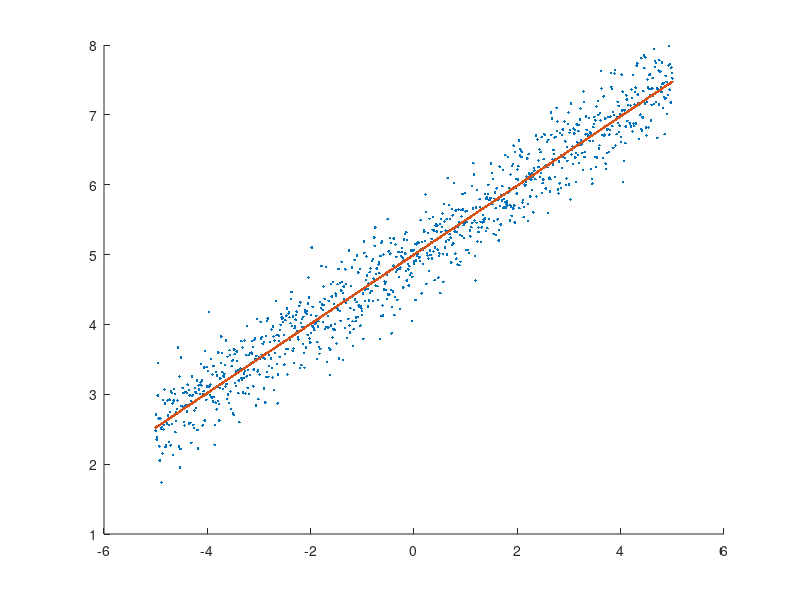

MATLAB code for this plot: (Note: this script raises an error after producing the figure.)
m = 0.5;
c = 5;
x = -5:0.01:5;
y = m*x + c;
plot(x,y);
gauss = sqrt(0.1)*randn(length(y),1);
y_noisy = y' + gauss;

one = ones(length(y),1);
A = cat(2,x',one);
theta = pinv(A)*(y_noisy);
mc = theta(1);
cc = theta(2);
y_pred = mc*x + cc;
scatter(x,y_noisy,'.r');
hold on;
scatter(x,y_pred,'.b');

MSE_train = immse(y_noisy,y_pred);
disp(MSE_train);

%fitting a parabola
a = 1;
b = 2;
c = 5;
x = -5:0.01:5;
x = x';
y = a*x.^2+b*x+c;
sigma = 1;
scatter(x,y,'.r');hold on;
y_noise = y + sigma*randn(length(y),1);% gives standard values for mean deviation 0 and sigma one to cange enter values of sigma
A = [x.^2 x ones(length(y),1)];
theeta = pinv(A)*y_noise;
ac = theeta(1);
bc = theeta(2);
cc = theeta(3);
scatter(x,y_noise,'.green');
yc = ac*x.^2+bc*x+cc;
scatter(x,yc,'.k')
error = y - yc;
squared_error = error.^2;
mse = mean(squared_error); %mean squared error
disp("MSE= "+mse)